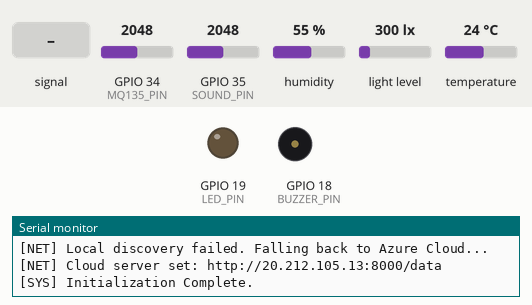
Simulated run of this sketch. Board: ESP32. Shown: output pins drawn as LEDs (lit = HIGH), buzzer (waves = sounding), the last lines printed to the serial monitor. The inputs (shaded band) are chosen by the test bench; at power-on: humidity 55 %, GPIO 34 (MQ135_PIN) = 2048, GPIO 35 (SOUND_PIN) = 2048, light level 300 lx, temperature 24 °C. WiFi joins after 1.5 s; servers stay silent unless stated; uploads are accepted with an empty reply.

Above: at 2.7 s.
2.8 s: GPIO 35 (SOUND_PIN) fed a 200 Hz sine of ±1023 counts around its level
At 3.75 s:
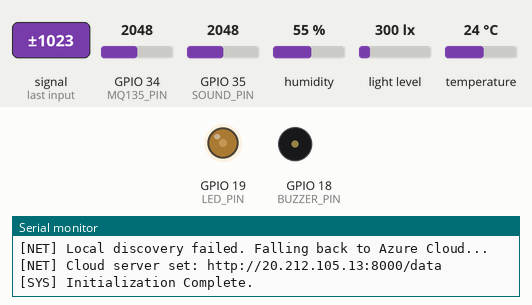
6.3 s: humidity set to 31 %
9.8 s: humidity set to 28 %
At 12.3 s:
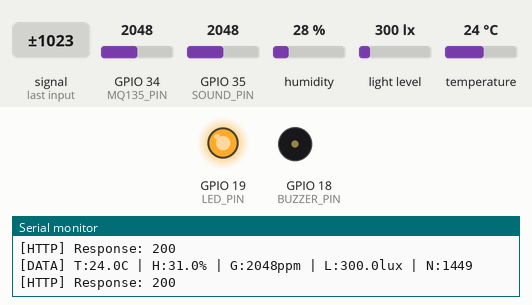
Timing chart, 0 to 20.3 s (numbered marks = the images above; inputs shaded):
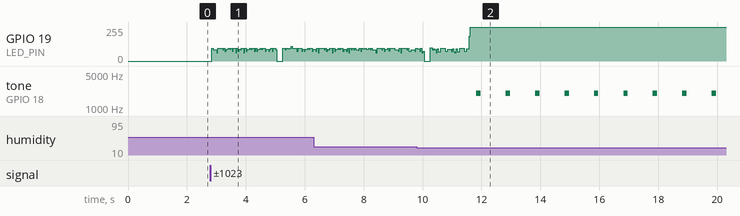

Measured:
- the behaviour switches between 30 and 29 % on humidity (found by bisection; images 1 and 2)
- after the input at 9.8 s, tone on GPIO 18 (BUZZER_PIN): alternates 2000 Hz for 0.15 s and silent for 0.85 s, starting after 2.0 s

The sketch:

esp32_main.ino
```cpp
#include <Wire.h>
#include <BH1750.h>
#include <DHT.h>
#include <WiFi.h>
#include <HTTPClient.h>
#include <ESPmDNS.h>
#include <WiFiManager.h>
#include <esp_task_wdt.h>

// =========================
// Khai báo chân kết nối
// =========================
#define DHTPIN 4
#define DHTTYPE DHT22

#define MQ135_PIN 34
#define SOUND_PIN 35

#define BUZZER_PIN 18
#define LED_PIN 19

// =========================
// Khởi tạo đối tượng
// =========================
DHT dht(DHTPIN, DHTTYPE);
BH1750 lightMeter;
WiFiManager wm;

// =========================
// Cấu hình & Biến hệ thống
// =========================
String serverUrl = "";
const char* apiKey = "IOT_SECRET_2026";
const char* azureServerIp = "20.212.105.13"; // Azure VM Public IP
unsigned long lastUpdate = 0;
const long updateInterval = 5000; // Gửi dữ liệu mỗi 5 giây

// =========================
// Biến lưu dữ liệu cảm biến
// =========================
float temperature = 0;
float humidity = 0;
float lux = 0;
int gasValue = 0;
int soundValue = 0;

// =========================
// Ngưỡng cảnh báo
// =========================
float tempThreshold = 35.0;
float tempLowThreshold = 18.0;
float humidityThreshold = 85.0;
float humidityLowThreshold = 30.0;
int gasThreshold = 2500;
int soundThreshold = 2500;
float lightThreshold = 50.0;
unsigned long lastBuzzerAlert = 0;
const long buzzerInterval = 1000; // Khoảng cách giữa các tiếng bíp (1 giây)

// INTENT: Resolve the backend server IP using mDNS discovery or Cloud fallback.
void resolveServerIP() {
  Serial.println("[NET] Discovering iot-server.local...");
  int n = MDNS.queryService("http", "tcp");
  if (n > 0) {
    String ip = MDNS.address(0).toString();
    int port = MDNS.port(0);
    serverUrl = "http://" + ip + ":" + String(port) + "/data";
    Serial.print("[NET] Local server found: ");
    Serial.println(serverUrl);
  } else {
    Serial.println("[NET] Local discovery failed. Falling back to Azure Cloud...");
    serverUrl = "http://" + String(azureServerIp) + ":8000/data";
    Serial.print("[NET] Cloud server set: ");
    Serial.println(serverUrl);
  }
}

// INTENT: Read physical values from all connected sensors into global variables.
void readSensors() {
  temperature = dht.readTemperature();
  humidity = dht.readHumidity();
  gasValue = analogRead(MQ135_PIN);
  lux = lightMeter.readLightLevel();
  soundValue = analogRead(SOUND_PIN);
}

// INTENT: Print all current sensor readings to the Serial terminal for debugging.
void printSensorData() {
  Serial.print("[DATA] ");
  Serial.print("T:"); Serial.print(temperature, 1); Serial.print("C | ");
  Serial.print("H:"); Serial.print(humidity, 1); Serial.print("% | ");
  Serial.print("G:"); Serial.print(gasValue); Serial.print("ppm | ");
  Serial.print("L:"); Serial.print(lux, 1); Serial.print("lux | ");
  Serial.print("N:"); Serial.println(soundValue);
}

// INTENT: Evaluate sensor values against thresholds and return an alert status.
bool checkAlert() {
  bool alert = false;

  if (!isnan(temperature) && (temperature > tempThreshold || temperature < tempLowThreshold)) alert = true;
  if (!isnan(humidity) && (humidity > humidityThreshold || humidity < humidityLowThreshold)) alert = true;
  if (gasValue > gasThreshold) alert = true;
  if (soundValue > soundThreshold) alert = true;
  if (lux < lightThreshold) alert = true;

  return alert;
}

// INTENT: Construct a JSON payload and transmit sensor data to the backend server via HTTP POST.
void sendDataToServer() {
  if (WiFi.status() == WL_CONNECTED && serverUrl != "") {
    if (isnan(temperature) || isnan(humidity)) return;

    HTTPClient http;
    http.begin(serverUrl);
    http.addHeader("Content-Type", "application/json");
    http.addHeader("X-API-KEY", apiKey);

    String jsonPayload = "{";
    jsonPayload += "\"temperature\":" + String(temperature) + ",";
    jsonPayload += "\"humidity\":" + String(humidity) + ",";
    jsonPayload += "\"gas\":" + String(gasValue) + ",";
    jsonPayload += "\"light\":" + String(lux) + ",";
    jsonPayload += "\"noise\":" + String(soundValue);
    jsonPayload += "}";

    int httpResponseCode = http.POST(jsonPayload);
    Serial.print("[HTTP] Response: ");
    Serial.println(httpResponseCode);
    http.end();
  } else if (serverUrl == "") {
    resolveServerIP();
  }
}

// INTENT: Handle physical alert indicators (LED/Buzzer) based on system alert state.
void controlDevices(bool alert) {
  if (alert) {
    digitalWrite(LED_PIN, HIGH);
    unsigned long currentMillis = millis();
    if (currentMillis - lastBuzzerAlert >= buzzerInterval) {
      lastBuzzerAlert = currentMillis;
      tone(BUZZER_PIN, 2000, 150); // Bíp ngắn 150ms
    }
  } else {
    digitalWrite(LED_PIN, LOW);
    noTone(BUZZER_PIN);
  }
}

// INTENT: Configure hardware pins, initialize libraries, and handle dynamic WiFi/mDNS setup.
void setup() {
  Serial.begin(115200);

  // WDT Config
  dht.begin();
  Wire.begin(21, 22);
  lightMeter.begin();

  pinMode(BUZZER_PIN, OUTPUT);
  pinMode(LED_PIN, OUTPUT);

  // WiFiManager: AutoConnect with a captive portal
  Serial.println("[SYS] Starting WiFiManager...");
  wm.setConfigPortalTimeout(60); // Start portal if no connection after 60s
  if (!wm.autoConnect("ESP32-Health-Monitor")) {
    Serial.println("[SYS] Failed to connect and hit timeout");
    ESP.restart();
  }

  // mDNS Setup
  if (!MDNS.begin("esp32-sensor")) {
    Serial.println("[SYS] Error setting up MDNS responder!");
  }

  resolveServerIP();

  // Initialize Watchdog ONLY after successful connection
  esp_task_wdt_config_t wdt_config = {
      .timeout_ms = 15000,
      .idle_core_mask = 0,
      .trigger_panic = true,
  };
  esp_task_wdt_init(&wdt_config);
  esp_task_wdt_add(NULL);

  Serial.println("[SYS] Initialization Complete.");
}

// INTENT: Execute the main program cycle using non-blocking timing.
void loop() {
  esp_task_wdt_reset();

  unsigned long currentMillis = millis();

  // Read sensors continuously for real-time alerts
  readSensors();
  controlDevices(checkAlert());

  // Send data at defined intervals
  if (currentMillis - lastUpdate >= updateInterval) {
    lastUpdate = currentMillis;
    printSensorData();
    sendDataToServer();
  }
}
```
